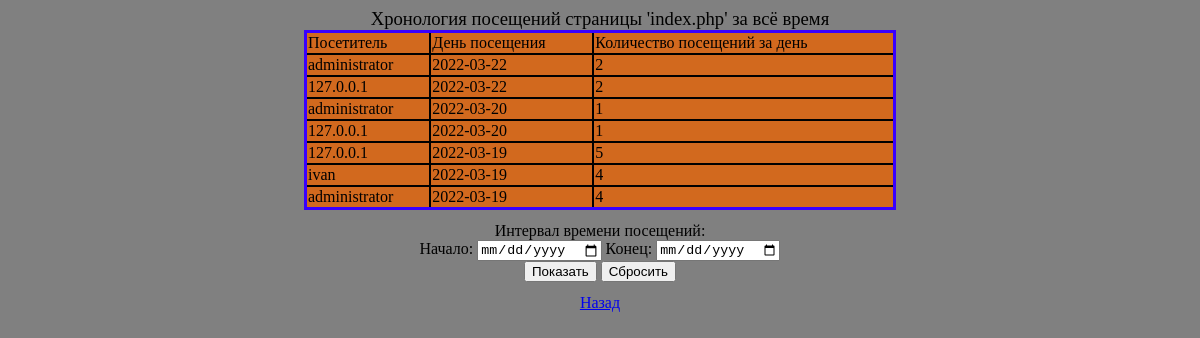
The app's page /RGZ/page_hist.php?page=index.php (signed in) with its own data.
### tables this page shows
CREATE TABLE `visits` (
  `day` date NOT NULL DEFAULT (curdate()),
  `user` varchar(256) NOT NULL,
  `page` varchar(256) NOT NULL,
  `count` int NOT NULL DEFAULT '1'
);

### Lab2/Materials/Database.php (called while the page is built, shortened)
<?php
class Database {
    private $connection;
    public function __construct($host, $user, $password, $db_name) {
        $this->connection = mysqli_connect($host, $user, $password, $db_name);
    }
    public function execute_query($query) {
        if ($this->connection)
            return mysqli_query($this->connection, $query);
        else
            throw new RuntimeException("Ошибка на сервере: не удалось соединиться с базой данных");
    }
    public function get_errno() {
        if ($this->connection)
            return mysqli_errno($this->connection);
        else
            return -1;
    }
}

### Lab2/Materials/Visits.php (the view, shortened to what this page needs)
<?php
    class Visits {
        private $db_ref;
        public function __construct(Database $db) {
            $this->db_ref = $db;
        }
        private function get_page_hist_array($page, $begin = null, $end = null) {
            if ($begin == null)
                $begin = '1000-01-01';
            if ($end == null)
                $end = '9999-12-31';
            $query = "
                SELECT user, day, count
                FROM visits
                WHERE (day BETWEEN '$begin' AND '$end') AND (page = '$page')
                ORDER BY day DESC;
            ";
            $query_result = $this->db_ref->execute_query($query);
            for ($result = array(); $row = $query_result->fetch_assoc();)
                $result[] = $row;
            return $result;
        }
        public function get_page_hist_table($page, $begin = null, $end = null) {
            $table = $this->get_page_hist_array($page, $begin, $end);
            $view = "";
            foreach ($table as $row) {
                $user = $row['user'];
                $day = $row['day'];
                $count = $row['count'];
                $view .=
                    "<tr>" .
                    "<td>$user</td>" .
                    "<td>$day</td>" .
                    "<td>$count</td>" .
                    "</tr>";
            }
            return $view;
        }
    }

### RGZ/index.css (style rules this page uses)
body { background-color:#808080; }
table.content td { border: 2px solid black; background-color: chocolate; }

### records on screen
visits: user "administrator", day "2022-03-22", count "2"
visits: user "127.0.0.1", day "2022-03-22", count "2"
visits: user "administrator", day "2022-03-20", count "1"
visits: user "127.0.0.1", day "2022-03-20", count "1"
visits: user "127.0.0.1", day "2022-03-19", count "5"
visits: user "ivan", day "2022-03-19", count "4"
visits: user "administrator", day "2022-03-19", count "4"

### other values on screen
$page "index.php"
$period "за всё время"
